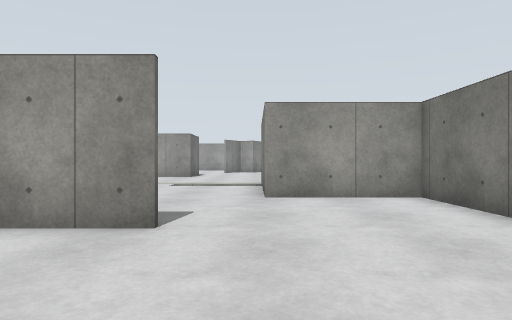
view 1 (above)

19 first-person views from a walk through a robot-simulator world made for Gazebo. The camera is 0.94 m above the floor, looks level and sees 75° across. The floor is counted in squares, 1 m on a side. Each view is taken from the middle of a square. On the plan, view 1 faces up. The plan holds only what a view shows up to about 12 squares ahead; the rest is blank.

view 2
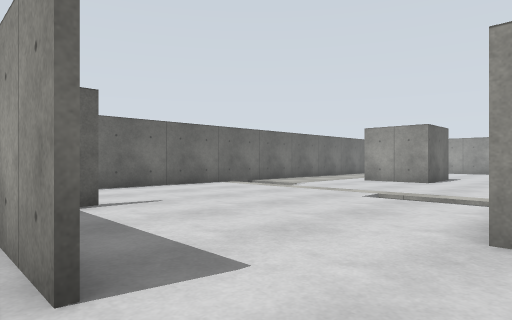

view 3
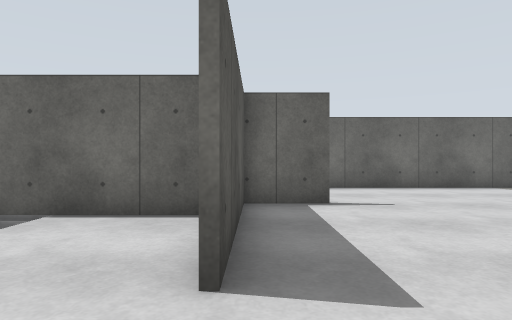

view 4
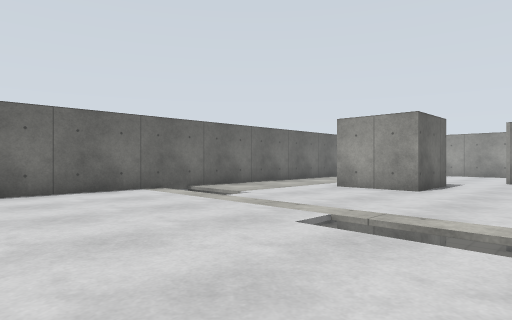

view 5
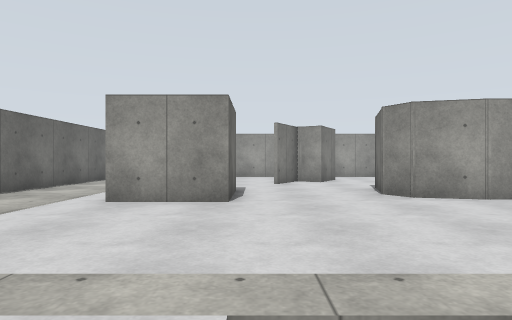

view 6
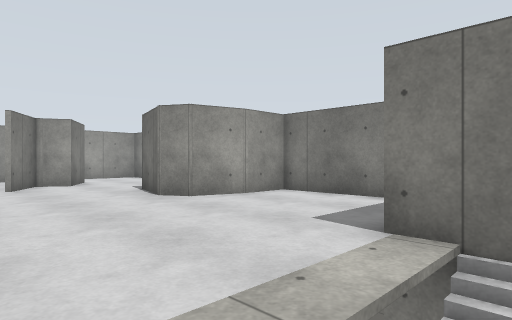

view 7
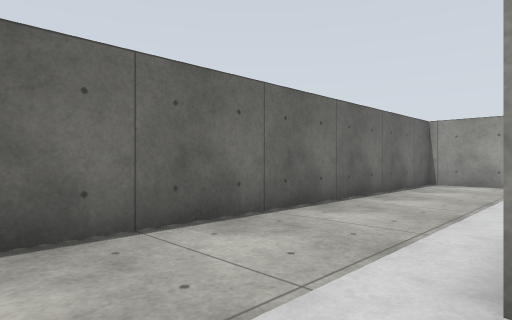

view 8
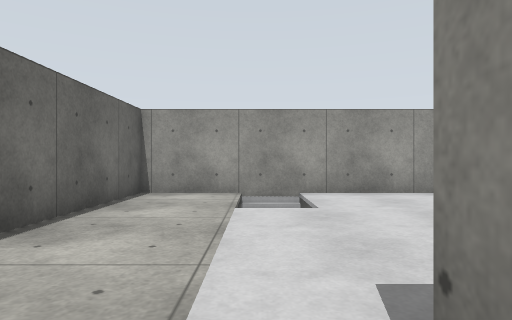

view 9
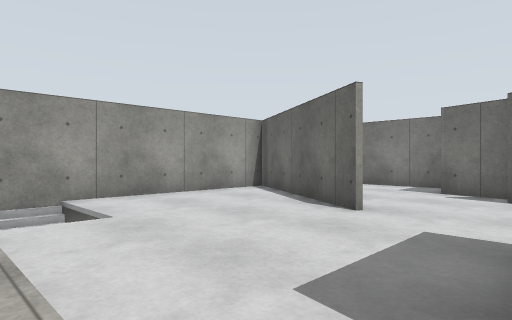

view 10
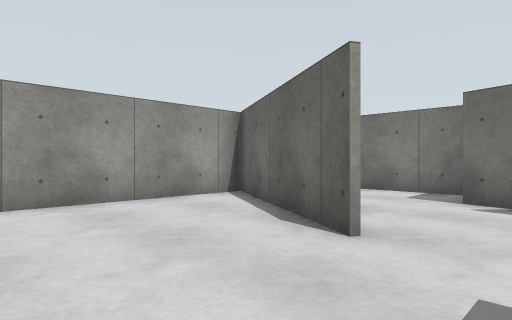

view 11
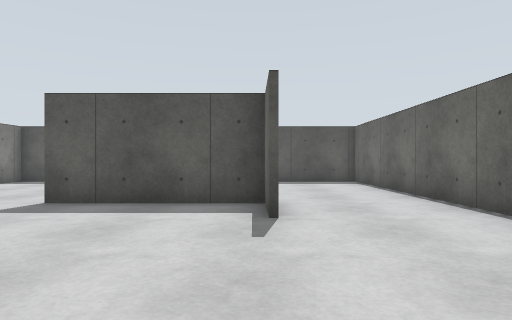

view 12
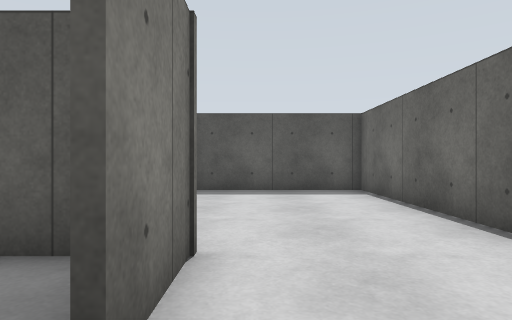

view 13
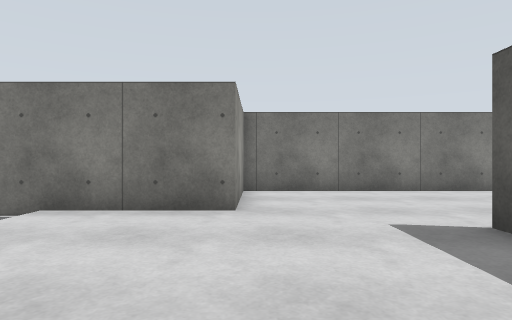

view 14
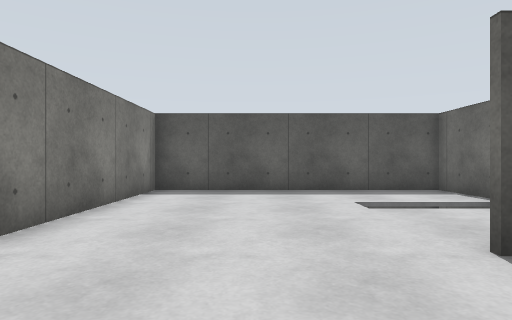

view 15
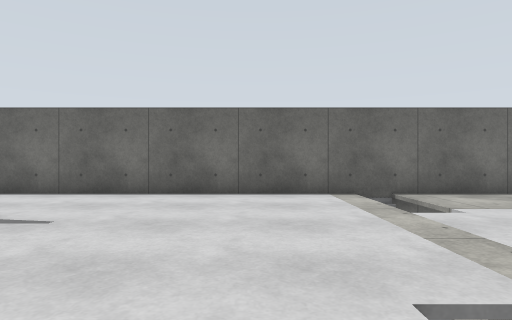

view 16
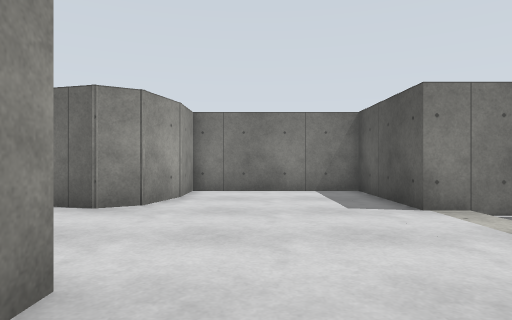

view 17
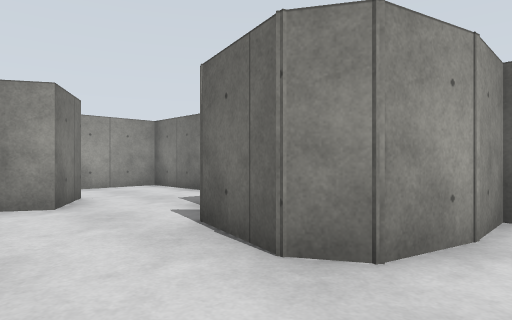

view 18
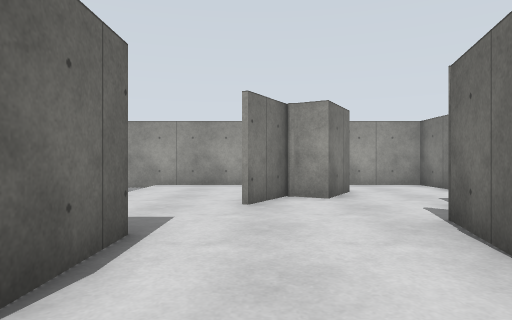

view 19
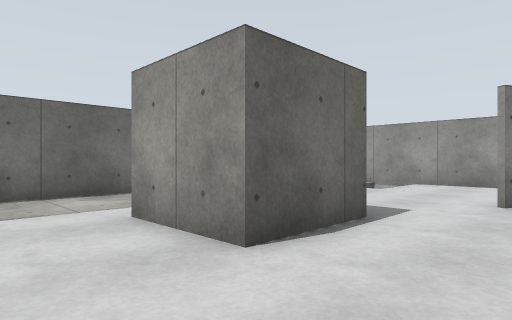

### Floor plan
Key: @ floor where view 1 was taken; # wall or solid block; . floor; D open door; v drop or lower ground.
Columns run from 11 left of view 1 to 4 right of it. Each row starts with its distance up from view 1.
 30  ###vv#####vv##
 29 #...v      ##  #
 28 #...v      #   #
 27 #...vv.... #   #
 26 #.........##...#
 25 #........###...#
 24 #............###
 23 #............#
 22 #...........##
 21 #....###....#
 20 #....# #....##
 19 #....###.....###
 18 #..............#
 17 #..............#
 16 #..............#
 15 #..............#
 14  #vvv.......####
 13 #.......vvv##
 12 #.......vvv#
 11 #..........#
 10 #..........D
  9 #..........#####
  8 #..............#
  7 #..............#
  6 #....#.........#
  5 #....##DD#.....#
  4 #.....#........#
  3 #.....#........#
  2 #.....#........#
  1 #     #        #
  0 #     #    @   #
 -1 #     #        #
 -2 #     #        #
 -3  ##### ########

Where each view was taken, in squares from view 1:
view 1: 0 up, 0 right, facing up
view 2: 4 up, 1 right, facing up-left
view 3: 5 up, 1 right, facing left
view 4: 8 up, 0 right, facing up-left
view 5: 11 up, 3 left, facing up
view 6: 12 up, 4 left, facing up-right
view 7: 16 up, 6 left, facing up-left
view 8: 20 up, 7 left, facing up
view 9: 21 up, 8 left, facing up-right
view 10: 22 up, 6 left, facing up-right
view 11: 12 up, 6 left, facing down
view 12: 8 up, 7 left, facing down
view 13: 8 up, 6 left, facing right
view 14: 8 up, 1 right, facing down
view 15: 11 up, 1 left, facing left
view 16: 17 up, 6 left, facing right
view 17: 18 up, 2 left, facing up-right
view 18: 17 up, 2 left, facing up
view 19: 16 up, 1 left, facing up-left
